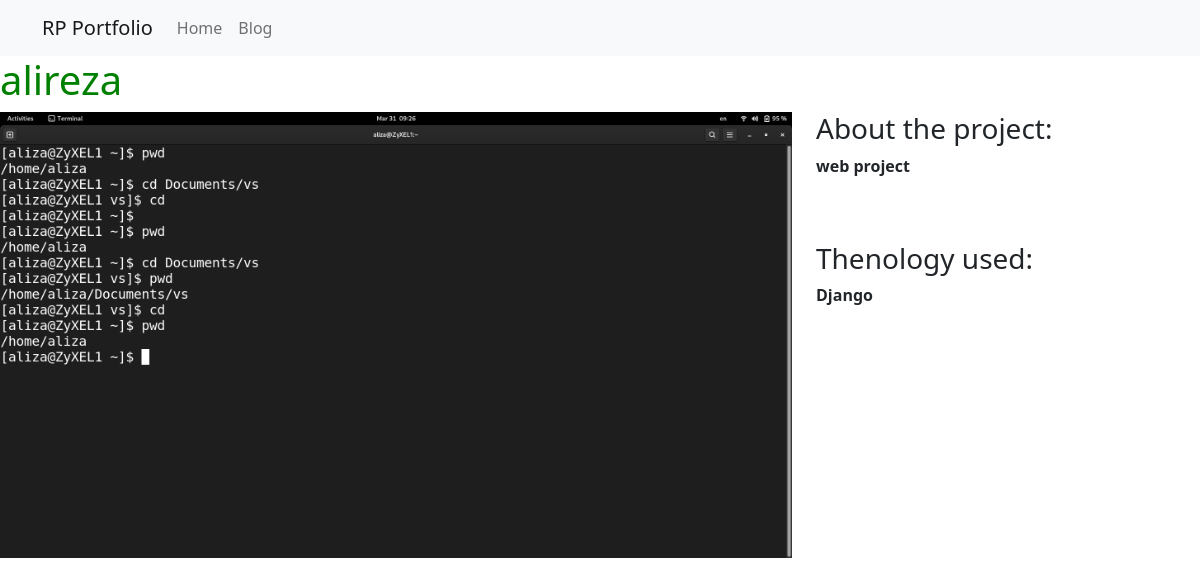
The page /portfolio/1/ on the database its author committed.
### portfolio/models.py (models this page shows, shortened)
class Project(models.Model):
    title = models.CharField(max_length=100)
    description = models.TextField(null=True)
    technology = models.CharField(max_length=50)
    image = models.ImageField(upload_to = "ProjectImages/",null=True)

### portfolio/views.py (the view)
# urls.py: path('<int:pk>/', views.project_detail, name = 'detail'),
def project_detail(request, pk):
    project = Project.objects.get(pk = pk)
    context = {
        'project': project
    }
    return render(request, 'portfolio/detail.html', context)

### portfolio/templates/portfolio/detail.html
{% extends "portfolio/base.html" %}
{% load static %}
{% block page_content %}
<h1>{{ project.title }}</h1>
<div class="row">
    <div class="col-md-8">
        <img src="{{ project.image.url }}" alt="" width="100%">
    </div>
    <div class="col-md-4">
        <h3>About the project:</h5>
        <p>{{ project.description }}</p>
        <br>
        <br>
        <h3>Thenology used:</h5>
        <p>{{ project.technology }}</p>
    </div>
</div>
{% endblock %}

### portfolio/static/portfolio/css/style.css (style rules this page uses)
h1 { color: green; }
p { font-weight: bold; }

### rows shown on the page
Project: title "alireza", image (picture), description "web project", technology "Django"
